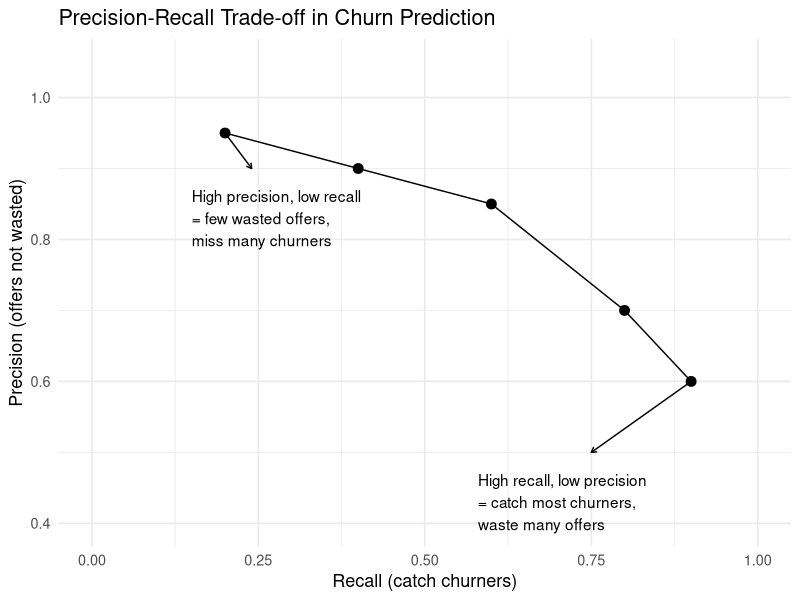
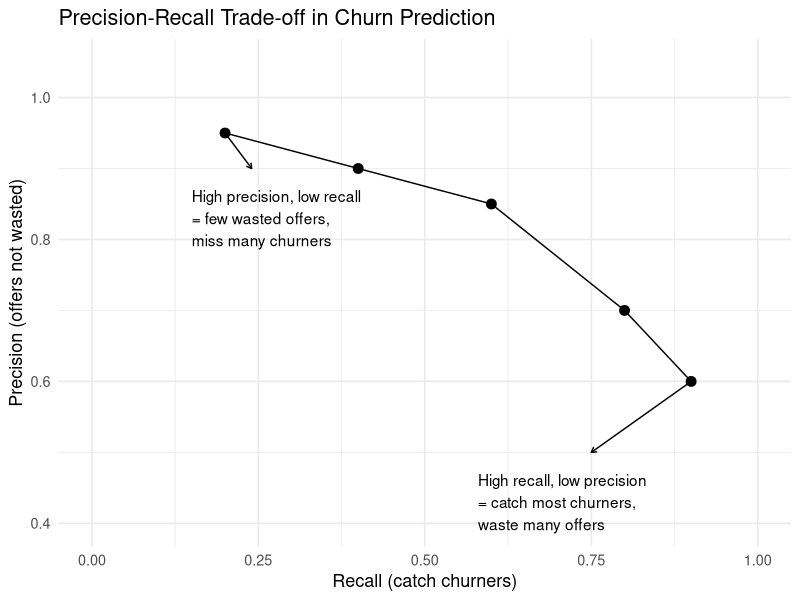

Source code (R) for these figures, in order:
# ---- Setup ----

#setwd as script location
setwd(dirname(rstudioapi::getActiveDocumentContext()$path))

pkg <- c("ggplot2", "dplyr")
to_install <- pkg[!pkg %in% installed.packages()[,1]]
if (length(to_install) > 0) install.packages(to_install, quiet = TRUE)
invisible(lapply(pkg, library, character.only = TRUE))

# ---- 1) Confusion matrix -> metrics (churn example) ----
TP <- 50; FP <- 20; FN <- 10; TN <- 120
accuracy  <- (TP + TN) / (TP + FP + FN + TN)
precision <- TP / (TP + FP)
recall    <- TP / (TP + FN)

metrics <- tibble::tibble(
  Metric = c("Accuracy","Precision","Recall"),
  Value  = c(accuracy, precision, recall)
)
print(metrics)

# ---- 2) Precision–Recall trade-off plot (conceptual points) ----
tradeoff <- tibble::tibble(
  recall    = c(0.20, 0.40, 0.60, 0.80, 0.90),
  precision = c(0.95, 0.90, 0.85, 0.70, 0.60)
)

p <- ggplot(tradeoff, aes(x = recall, y = precision)) +
  geom_line() +
  geom_point(size = 3) +
  # annotations
  annotate(
    "text",
    x = 0.15, y = 0.83, hjust = 0,
    label = "High precision, low recall\n= few wasted offers,\nmiss many churners"
  ) +
  annotate(
    "segment",
    x = 0.20, xend = 0.24, y = 0.95, yend = 0.9,
    arrow = arrow(length = unit(0.15, "cm"))
  ) +
  annotate(
    "text",
    x = 0.58, y = 0.43, hjust = 0,
    label = "High recall, low precision\n= catch most churners,\nwaste many offers"
  ) +
  annotate(
    "segment",
    x = 0.9, xend = 0.75, y = 0.6, yend = 0.5,
    arrow = arrow(length = unit(0.15, "cm"))
  ) +
  labs(
    title = "Precision-Recall Trade-off in Churn Prediction",
    x = "Recall (catch churners)",
    y = "Precision (offers not wasted)"
  ) +
  coord_cartesian(xlim = c(0, 1), ylim = c(0.4, 1.05)) +
  theme_minimal(base_size = 13)

print(p)
ggsave("figures/precision_recall_tradeoff.pdf", p, width = 8, height = 6)
 
